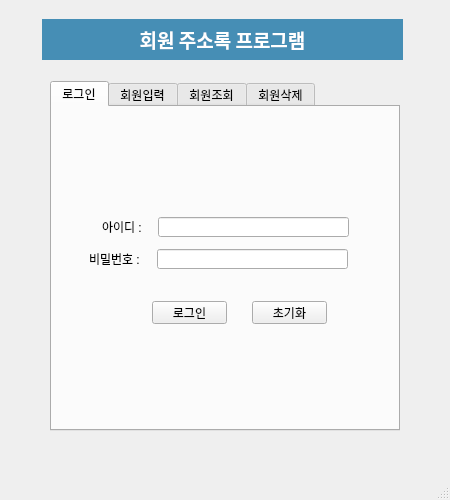
<?xml version="1.0" encoding="UTF-8"?>
<ui version="4.0">
 <class>MainWindow</class>
 <widget class="QMainWindow" name="MainWindow">
  <property name="geometry">
   <rect>
    <x>0</x>
    <y>0</y>
    <width>450</width>
    <height>500</height>
   </rect>
  </property>
  <property name="windowTitle">
   <string>MainWindow</string>
  </property>
  <widget class="QWidget" name="centralwidget">
   <widget class="QLabel" name="label">
    <property name="geometry">
     <rect>
      <x>42</x>
      <y>19</y>
      <width>361</width>
      <height>41</height>
     </rect>
    </property>
    <property name="font">
     <font>
      <family>맑은 고딕</family>
      <pointsize>14</pointsize>
      <weight>75</weight>
      <bold>true</bold>
     </font>
    </property>
    <property name="styleSheet">
     <string notr="true">background-color:rgb(70, 142, 181);
color: rgb(255, 255, 255);</string>
    </property>
    <property name="text">
     <string>회원 주소록 프로그램</string>
    </property>
    <property name="alignment">
     <set>Qt::AlignCenter</set>
    </property>
   </widget>
   <widget class="QTabWidget" name="tabWidget">
    <property name="geometry">
     <rect>
      <x>50</x>
      <y>81</y>
      <width>350</width>
      <height>350</height>
     </rect>
    </property>
    <property name="currentIndex">
     <number>0</number>
    </property>
    <widget class="QWidget" name="tab1">
     <attribute name="title">
      <string>로그인</string>
     </attribute>
     <widget class="QLabel" name="label_2">
      <property name="geometry">
       <rect>
        <x>50</x>
        <y>114</y>
        <width>56</width>
        <height>12</height>
       </rect>
      </property>
      <property name="text">
       <string>아이디 :</string>
      </property>
     </widget>
     <widget class="QLineEdit" name="loginid_input">
      <property name="geometry">
       <rect>
        <x>106</x>
        <y>110</y>
        <width>191</width>
        <height>20</height>
       </rect>
      </property>
     </widget>
     <widget class="QLabel" name="label_3">
      <property name="geometry">
       <rect>
        <x>37</x>
        <y>142</y>
        <width>61</width>
        <height>20</height>
       </rect>
      </property>
      <property name="text">
       <string>비밀번호 :</string>
      </property>
     </widget>
     <widget class="QLineEdit" name="loginpw_input">
      <property name="geometry">
       <rect>
        <x>105</x>
        <y>142</y>
        <width>191</width>
        <height>20</height>
       </rect>
      </property>
     </widget>
     <widget class="QPushButton" name="login_btn">
      <property name="geometry">
       <rect>
        <x>100</x>
        <y>194</y>
        <width>75</width>
        <height>23</height>
       </rect>
      </property>
      <property name="text">
       <string>로그인</string>
      </property>
     </widget>
     <widget class="QPushButton" name="login_reset_btn">
      <property name="geometry">
       <rect>
        <x>200</x>
        <y>194</y>
        <width>75</width>
        <height>23</height>
       </rect>
      </property>
      <property name="text">
       <string>초기화</string>
      </property>
     </widget>
     <widget class="QLabel" name="login_label">
      <property name="geometry">
       <rect>
        <x>220</x>
        <y>20</y>
        <width>101</width>
        <height>16</height>
       </rect>
      </property>
      <property name="text">
       <string/>
      </property>
     </widget>
    </widget>
    <widget class="QWidget" name="tab2">
     <attribute name="title">
      <string>회원입력</string>
     </attribute>
     <widget class="QLabel" name="label_8">
      <property name="geometry">
       <rect>
        <x>40</x>
        <y>165</y>
        <width>56</width>
        <height>12</height>
       </rect>
      </property>
      <property name="text">
       <string>주소 :</string>
      </property>
     </widget>
     <widget class="QPushButton" name="join_reset_btn">
      <property name="geometry">
       <rect>
        <x>176</x>
        <y>243</y>
        <width>75</width>
        <height>23</height>
       </rect>
      </property>
      <property name="text">
       <string>초기화</string>
      </property>
     </widget>
     <widget class="QLineEdit" name="joinemail_input">
      <property name="geometry">
       <rect>
        <x>80</x>
        <y>133</y>
        <width>181</width>
        <height>20</height>
       </rect>
      </property>
     </widget>
     <widget class="QPushButton" name="join_btn">
      <property name="geometry">
       <rect>
        <x>90</x>
        <y>243</y>
        <width>75</width>
        <height>23</height>
       </rect>
      </property>
      <property name="text">
       <string>회원가입</string>
      </property>
     </widget>
     <widget class="QLabel" name="label_5">
      <property name="geometry">
       <rect>
        <x>16</x>
        <y>82</y>
        <width>56</width>
        <height>12</height>
       </rect>
      </property>
      <property name="text">
       <string>비밀번호 :</string>
      </property>
     </widget>
     <widget class="QLineEdit" name="joinphone_input">
      <property name="geometry">
       <rect>
        <x>80</x>
        <y>189</y>
        <width>181</width>
        <height>20</height>
       </rect>
      </property>
     </widget>
     <widget class="QPushButton" name="idcheck_btn">
      <property name="geometry">
       <rect>
        <x>258</x>
        <y>47</y>
        <width>75</width>
        <height>23</height>
       </rect>
      </property>
      <property name="text">
       <string>ID CHECK</string>
      </property>
     </widget>
     <widget class="QLabel" name="label_4">
      <property name="geometry">
       <rect>
        <x>27</x>
        <y>53</y>
        <width>56</width>
        <height>12</height>
       </rect>
      </property>
      <property name="text">
       <string>아이디 :</string>
      </property>
     </widget>
     <widget class="QLineEdit" name="joinname_input">
      <property name="geometry">
       <rect>
        <x>79</x>
        <y>106</y>
        <width>181</width>
        <height>20</height>
       </rect>
      </property>
     </widget>
     <widget class="QLineEdit" name="joinpw_input">
      <property name="geometry">
       <rect>
        <x>77</x>
        <y>77</y>
        <width>181</width>
        <height>20</height>
       </rect>
      </property>
     </widget>
     <widget class="QLabel" name="label_6">
      <property name="geometry">
       <rect>
        <x>40</x>
        <y>111</y>
        <width>56</width>
        <height>12</height>
       </rect>
      </property>
      <property name="text">
       <string>이름 :</string>
      </property>
     </widget>
     <widget class="QLabel" name="label_9">
      <property name="geometry">
       <rect>
        <x>16</x>
        <y>194</y>
        <width>56</width>
        <height>12</height>
       </rect>
      </property>
      <property name="text">
       <string>전화번호 :</string>
      </property>
     </widget>
     <widget class="QLineEdit" name="joinid_input">
      <property name="geometry">
       <rect>
        <x>77</x>
        <y>48</y>
        <width>181</width>
        <height>20</height>
       </rect>
      </property>
     </widget>
     <widget class="QLabel" name="label_7">
      <property name="geometry">
       <rect>
        <x>28</x>
        <y>138</y>
        <width>56</width>
        <height>12</height>
       </rect>
      </property>
      <property name="text">
       <string>이메일 :</string>
      </property>
     </widget>
     <widget class="QLineEdit" name="joinaddress_input">
      <property name="geometry">
       <rect>
        <x>80</x>
        <y>160</y>
        <width>251</width>
        <height>20</height>
       </rect>
      </property>
     </widget>
    </widget>
    <widget class="QWidget" name="tab3">
     <attribute name="title">
      <string>회원조회</string>
     </attribute>
     <widget class="QPushButton" name="search_reset_btn">
      <property name="geometry">
       <rect>
        <x>176</x>
        <y>244</y>
        <width>75</width>
        <height>23</height>
       </rect>
      </property>
      <property name="text">
       <string>초기화</string>
      </property>
     </widget>
     <widget class="QPushButton" name="modify_btn">
      <property name="geometry">
       <rect>
        <x>90</x>
        <y>244</y>
        <width>75</width>
        <height>23</height>
       </rect>
      </property>
      <property name="text">
       <string>정보수정</string>
      </property>
     </widget>
     <widget class="QLineEdit" name="searchname_input">
      <property name="geometry">
       <rect>
        <x>79</x>
        <y>107</y>
        <width>181</width>
        <height>20</height>
       </rect>
      </property>
     </widget>
     <widget class="QLineEdit" name="searchphone_input">
      <property name="geometry">
       <rect>
        <x>80</x>
        <y>190</y>
        <width>181</width>
        <height>20</height>
       </rect>
      </property>
     </widget>
     <widget class="QLabel" name="label_10">
      <property name="geometry">
       <rect>
        <x>27</x>
        <y>54</y>
        <width>56</width>
        <height>12</height>
       </rect>
      </property>
      <property name="text">
       <string>아이디 :</string>
      </property>
     </widget>
     <widget class="QLabel" name="label_11">
      <property name="geometry">
       <rect>
        <x>28</x>
        <y>139</y>
        <width>56</width>
        <height>12</height>
       </rect>
      </property>
      <property name="text">
       <string>이메일 :</string>
      </property>
     </widget>
     <widget class="QLabel" name="label_12">
      <property name="geometry">
       <rect>
        <x>16</x>
        <y>83</y>
        <width>56</width>
        <height>12</height>
       </rect>
      </property>
      <property name="text">
       <string>비밀번호 :</string>
      </property>
     </widget>
     <widget class="QLabel" name="label_13">
      <property name="geometry">
       <rect>
        <x>40</x>
        <y>166</y>
        <width>56</width>
        <height>12</height>
       </rect>
      </property>
      <property name="text">
       <string>주소 :</string>
      </property>
     </widget>
     <widget class="QLineEdit" name="searchaddress_input">
      <property name="geometry">
       <rect>
        <x>80</x>
        <y>161</y>
        <width>251</width>
        <height>20</height>
       </rect>
      </property>
     </widget>
     <widget class="QLineEdit" name="searchid_input">
      <property name="geometry">
       <rect>
        <x>77</x>
        <y>49</y>
        <width>181</width>
        <height>20</height>
       </rect>
      </property>
     </widget>
     <widget class="QLineEdit" name="searchpw_input">
      <property name="geometry">
       <rect>
        <x>77</x>
        <y>78</y>
        <width>181</width>
        <height>20</height>
       </rect>
      </property>
     </widget>
     <widget class="QPushButton" name="search_btn">
      <property name="geometry">
       <rect>
        <x>258</x>
        <y>48</y>
        <width>75</width>
        <height>23</height>
       </rect>
      </property>
      <property name="text">
       <string>회원조회</string>
      </property>
     </widget>
     <widget class="QLabel" name="label_14">
      <property name="geometry">
       <rect>
        <x>40</x>
        <y>112</y>
        <width>56</width>
        <height>12</height>
       </rect>
      </property>
      <property name="text">
       <string>이름 :</string>
      </property>
     </widget>
     <widget class="QLabel" name="label_15">
      <property name="geometry">
       <rect>
        <x>16</x>
        <y>195</y>
        <width>56</width>
        <height>12</height>
       </rect>
      </property>
      <property name="text">
       <string>전화번호 :</string>
      </property>
     </widget>
     <widget class="QLineEdit" name="searchemail_input">
      <property name="geometry">
       <rect>
        <x>80</x>
        <y>134</y>
        <width>181</width>
        <height>20</height>
       </rect>
      </property>
     </widget>
    </widget>
    <widget class="QWidget" name="tab4">
     <attribute name="title">
      <string>회원삭제</string>
     </attribute>
     <widget class="QLabel" name="label_16">
      <property name="geometry">
       <rect>
        <x>52</x>
        <y>115</y>
        <width>56</width>
        <height>12</height>
       </rect>
      </property>
      <property name="text">
       <string>아이디 :</string>
      </property>
     </widget>
     <widget class="QLabel" name="label_17">
      <property name="geometry">
       <rect>
        <x>39</x>
        <y>143</y>
        <width>61</width>
        <height>20</height>
       </rect>
      </property>
      <property name="text">
       <string>비밀번호 :</string>
      </property>
     </widget>
     <widget class="QPushButton" name="delete_reset_btn">
      <property name="geometry">
       <rect>
        <x>202</x>
        <y>195</y>
        <width>75</width>
        <height>23</height>
       </rect>
      </property>
      <property name="text">
       <string>초기화</string>
      </property>
     </widget>
     <widget class="QLineEdit" name="deleteid_input">
      <property name="geometry">
       <rect>
        <x>108</x>
        <y>111</y>
        <width>191</width>
        <height>20</height>
       </rect>
      </property>
     </widget>
     <widget class="QLineEdit" name="deletepw_input">
      <property name="geometry">
       <rect>
        <x>107</x>
        <y>143</y>
        <width>191</width>
        <height>20</height>
       </rect>
      </property>
     </widget>
     <widget class="QPushButton" name="delete_btn">
      <property name="geometry">
       <rect>
        <x>102</x>
        <y>195</y>
        <width>75</width>
        <height>23</height>
       </rect>
      </property>
      <property name="text">
       <string>회원탈퇴</string>
      </property>
     </widget>
    </widget>
   </widget>
  </widget>
  <widget class="QMenuBar" name="menubar">
   <property name="geometry">
    <rect>
     <x>0</x>
     <y>0</y>
     <width>450</width>
     <height>21</height>
    </rect>
   </property>
  </widget>
  <widget class="QStatusBar" name="statusbar"/>
 </widget>
 <tabstops>
  <tabstop>tabWidget</tabstop>
  <tabstop>loginid_input</tabstop>
  <tabstop>loginpw_input</tabstop>
  <tabstop>login_btn</tabstop>
  <tabstop>login_reset_btn</tabstop>
  <tabstop>joinid_input</tabstop>
  <tabstop>idcheck_btn</tabstop>
  <tabstop>joinpw_input</tabstop>
  <tabstop>joinname_input</tabstop>
  <tabstop>joinemail_input</tabstop>
  <tabstop>joinaddress_input</tabstop>
  <tabstop>joinphone_input</tabstop>
  <tabstop>join_btn</tabstop>
  <tabstop>join_reset_btn</tabstop>
  <tabstop>search_reset_btn</tabstop>
  <tabstop>modify_btn</tabstop>
  <tabstop>searchname_input</tabstop>
  <tabstop>searchphone_input</tabstop>
  <tabstop>searchaddress_input</tabstop>
  <tabstop>searchid_input</tabstop>
  <tabstop>searchpw_input</tabstop>
  <tabstop>search_btn</tabstop>
  <tabstop>searchemail_input</tabstop>
  <tabstop>delete_reset_btn</tabstop>
  <tabstop>deleteid_input</tabstop>
  <tabstop>deletepw_input</tabstop>
  <tabstop>delete_btn</tabstop>
 </tabstops>
 <resources/>
 <connections/>
</ui>
